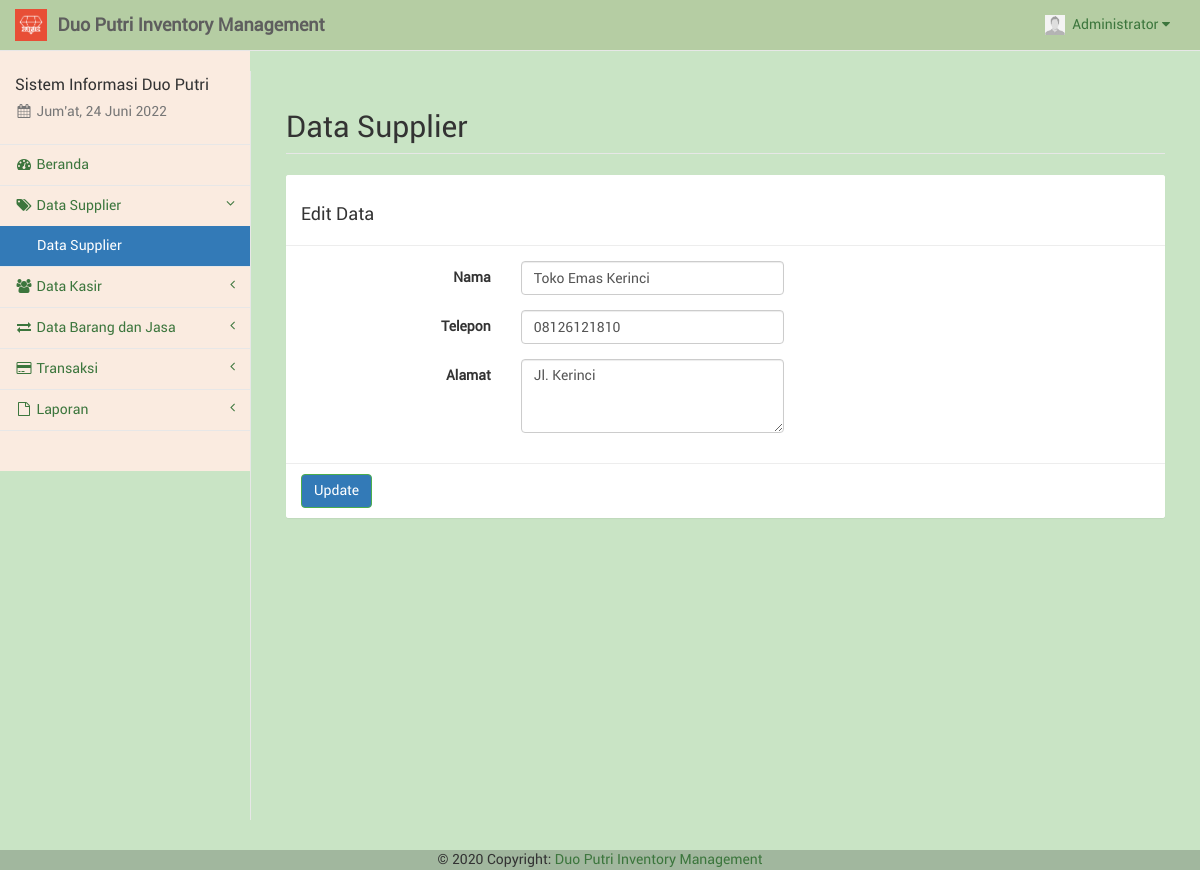
/supplier_edit.php?spl=4 (signed in), run on the app's committed database.
### tables this page shows
CREATE TABLE `supplier` (
  `id_spl` int(11) NOT NULL,
  `nama_spl` varchar(50) NOT NULL,
  `telp_spl` varchar(20) NOT NULL,
  `alamat_spl` text NOT NULL
);

### sess_check.php (called while the page is built, shortened)
<?php
	$chk_sess = $_SESSION['admin'];
	include("dist/config/koneksi.php");
	$sql_sess = "SELECT * FROM admin WHERE id_adm='". $chk_sess ."'";
	$ress_sess = mysqli_query($conn, $sql_sess);
	$row_sess = mysqli_fetch_array($ress_sess);
	$sess_admname = $row_sess['nama_adm'];
	$sess_admfoto = $row_sess['foto_adm'];
?>

### supplier_edit.php (the view, shortened to what this page needs)
<?php
include("sess_check.php");
if (isset($_GET['spl'])) {
	$sql = "SELECT * FROM supplier WHERE id_spl='" . $_GET['spl'] . "'";
	$ress = mysqli_query($conn, $sql);
	$data = mysqli_fetch_array($ress);
}
$pagedesc = "Data Supplier";
$menuparent = "supplier";
include("layout_top.php");
?>
<div id="page-wrapper" style="background-color: #C9E4C5;">
	<div class="container-fluid">
		<div class="row">
			<div class="col-lg-12">
				<h1 class="page-header">Data Supplier</h1>
			</div>
		</div>
		<div class="row">
			<div class="col-lg-12"><?php include("layout_alert.php"); ?></div>
		</div>
		<div class="row">
			<div class="col-lg-12">
				<form class="form-horizontal" action="supplier_update.php" method="POST" enctype="multipart/form-data">
					<div class="panel panel-default">
						<div class="panel-heading">
							<h3>Edit Data</h3>
						</div>
						<div class="panel-body">
							<div class="form-group">
								<label class="control-label col-sm-3">Nama</label>
								<div class="col-sm-4">
									<input type="text" name="nama" class="form-control" placeholder="Nama" value="<?php echo $data['nama_spl'] ?>" required>
								</div>
							</div>
							<div class="form-group">
								<label class="control-label col-sm-3">Telepon</label>
								<div class="col-sm-4">
									<input type="number" name="telp" min="0" class="form-control" placeholder="Telepon" value="<?php echo $data['telp_spl'] ?>" required>
								</div>
							</div>
							<div class="form-group">
								<label class="control-label col-sm-3">Alamat</label>
								<div class="col-sm-4">
									<textarea name="alamat" class="form-control" placeholder="Alamat" rows="3" required><?php echo $data['alamat_spl'] ?></textarea>
								</div>
							</div>
						</div>
						<div class="panel-footer">
							<button type="submit" name="perbarui" class="btn btn-success">Update</button>
						</div>
					</div>
				</form>
			</div>
		</div>
	</div>
</div>
<?php
include("layout_bottom.php");
?>

### layout_top.php (shortened to what this page needs)
<?php
$haries = array("Sunday" => "Minggu", "Monday" => "Senin", "Tuesday" => "Selasa", "Wednesday" => "Rabu", "Thursday" => "Kamis", "Friday" => "Jum'at", "Saturday" => "Sabtu");
$bulans = array("", "Januari", "Februari", "Maret", "April", "Mei", "Juni", "Juli", "Agustus", "September", "Oktober", "November", "Desember");
$hari_ini = $haries[date("l")];
$bulan_ini = $bulans[date("n")];
$tanggal = date("d");
$tahun = date("Y");
?>
<!DOCTYPE html>
<html lang="en">
<head>
	<link href="libs/bootstrap/dist/css/bootstrap.min.css" rel="stylesheet">
	<link href="libs/metisMenu/dist/metisMenu.min.css" rel="stylesheet">
	<link href="libs/datatables-plugins/integration/bootstrap/3/dataTables.bootstrap.css" rel="stylesheet">
	<link href="libs/datatables-responsive/css/dataTables.responsive.css" rel="stylesheet">
	<link href="dist/css/sb-admin-2.css" rel="stylesheet">
	<link href="dist/css/offline-font.css" rel="stylesheet">
	<link href="dist/css/custom.css" rel="stylesheet">
	<link href="libs/font-awesome/css/font-awesome.min.css" rel="stylesheet" type="text/css">
</head>
<body style="background-color: #C9E4C5;">
	<div id="wrapper" style="background-color: #C9E4C5;">
		<nav class="navbar navbar-default navbar-static-top" style="background-color: #B5CDA3 ;" role="navigation" style="margin-bottom: 0">
			<div class="navbar-header">
				<a class="navbar-brand hidden-xs" href="index.php">
					<img src="foto/logos.png" alt="brand" width="32" class="float-left image-brand">
					<div class="float-right">&nbsp;<strong>Duo Putri Inventory Management</strong></div>
				</a>
			</div>
			<ul class="nav navbar-top-links navbar-right">
				<li class="dropdown dropdown-right">
					<a class="dropdown-toggle" data-toggle="dropdown" href="#">
						<img src="foto/<?php echo $sess_admfoto; ?>" width="20px" height="20px" padding="0px">&nbsp;&nbsp;<?php echo ucfirst($sess_admname); ?>&nbsp;<i class="fa fa-caret-down"></i>
					</a>
				</li>
			</ul>
			<div class="navbar-default sidebar" style="background-color: #FAEBE0;" role="navigation">
				<div class="sidebar-nav navbar-collapse">
					<ul class="nav" id="side-menu">
						<li class="sidebar-search">
							<h4>Sistem Informasi Duo Putri</h4>
							<h5 class="text-muted"><i class="fa fa-calendar fa-fw"></i>&nbsp;<?php echo $hari_ini . ", " . $tanggal . " " . $bulan_ini . " " . $tahun ?></h5>
						</li>
						<?php
						if ($pagedesc == "Beranda") {
							echo '<li><a href="index.php" class="active"><i class="fa fa-tachometer fa-fw"></i>&nbsp;Beranda</a></li>';
						} else {
							echo '<li><a href="index.php"><i class="fa fa-tachometer fa-fw"></i>&nbsp;Beranda</a></li>';
						}
						if (isset($menuparent) && $menuparent == "supplier") {
							echo '<li class="active">';
						} else {
							echo '<li>';
						}
						?>
						<a href="#"><i class="fa fa-tags fa-fw"></i>&nbsp;Data Supplier<span class="fa arrow"></span></a>
						<ul class="nav nav-second-level">
							<?php
							if ($pagedesc == "Data Supplier") {
								echo '<li><a href="supplier.php" class="active">Data Supplier</a></li>';
							} else {
								echo '<li><a href="supplier.php">Data Supplier</a></li>';
							}
							?>
						</ul>
						<?php
						if (isset($menuparent) && $menuparent == "kasir") {
							echo '<li class="active">';
						} else {
							echo '<li>';
						}
						?>
						<a href="#"><i class="fa fa-group fa-fw"></i>&nbsp;Data Kasir<span class="fa arrow"></span></a>
						<?php
						if (isset($menuparent) && $menuparent == "barang") {
							echo '<li class="active">';
						} else {
							echo '<li>';
						}
						?>
						<a href="#"><i class="fa fa-exchange fa-fw"></i>&nbsp;Data Barang dan Jasa<span class="fa arrow"></span></a>
						<?php
						if (isset($menuparent) && $menuparent == "transaksi") {
							echo '<li class="active">';
						} else {
							echo '<li>';
						}
						?>
						<a href="#"><i class="fa fa-credit-card fa-fw"></i>&nbsp;Transaksi<span class="fa arrow"></span></a>
						</li>
						<?php
						if (isset($menuparent) && $menuparent == "laporan") {
							echo '<li class="active">';
						} else {
							echo '<li>';
						}
						?>
						<a href="#"><i class="fa fa-file-o fa-fw"></i>&nbsp;Laporan<span class="fa arrow"></span></a>
						</li>
					</ul>
				</div>
			</div>
		</nav>

### data on the page
supplier: nama "Toko Emas Kerinci", telp "08126121810", alamat "Jl. Kerinci"

### other printed values
$sess_admname "Administrator"
